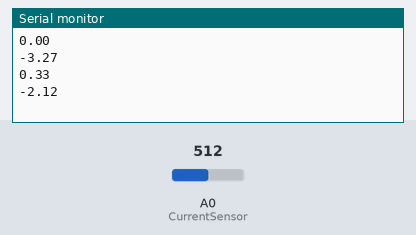
Bench run of a sketch on a simulated Arduino Uno, built with avr-gcc and run on an emulated ATmega328P. Parts: the last lines printed to the serial monitor. The test bench sets the inputs (shaded band); at power-on: A0 (CurrentSensor) = 512.

Above: at 1.2 s.
1.3 s: A0 (CurrentSensor) set to 716
At 2.6 s:
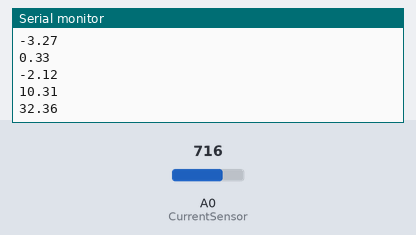
2.8 s: A0 (CurrentSensor) set to 900
At 3.6 s:
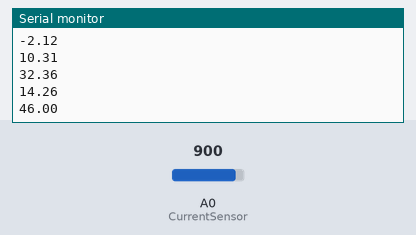
Timing chart, 0 to 5.8 s (numbered marks = the images above; inputs shaded):
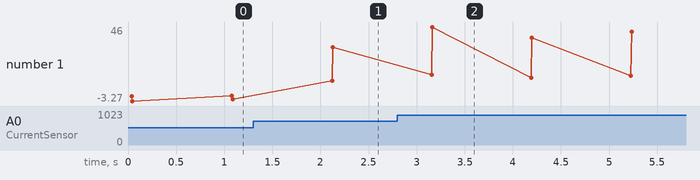

The sketch:

current_sensor_testing.ino
```cpp
#define CurrentSensor A0
float sample;
float total;
float i;
float i_;
float avgAdcVoltage;

void setup() {
 Serial.begin(9600);
 pinMode(CurrentSensor,INPUT);
}

void loop() {
readCurrent();
}
void readCurrent(){
  total=0;
  for (int ;i<300;i++){
    sample=analogRead(CurrentSensor);
    total=total+sample;
    }
  avgAdcVoltage=total/300;
  avgAdcVoltage=avgAdcVoltage*5000/1024;
  i_=(avgAdcVoltage-2500)/100;
  i=i_*3.4558-3.2689;
  Serial.println(i_);
  Serial.println(i);
  delay(1000);
  }
```

Measured:
- after the input at 1.3 s, the serial monitor: prints a new line after 0.82 s (image 1)
- after the input at 2.8 s, the serial monitor: prints a new line after 0.36 s (image 2)
- plotted number 1: -2.12 → 32.36 after the input at 1.3 s, 32.36 → 41.45 after the input at 2.8 s
